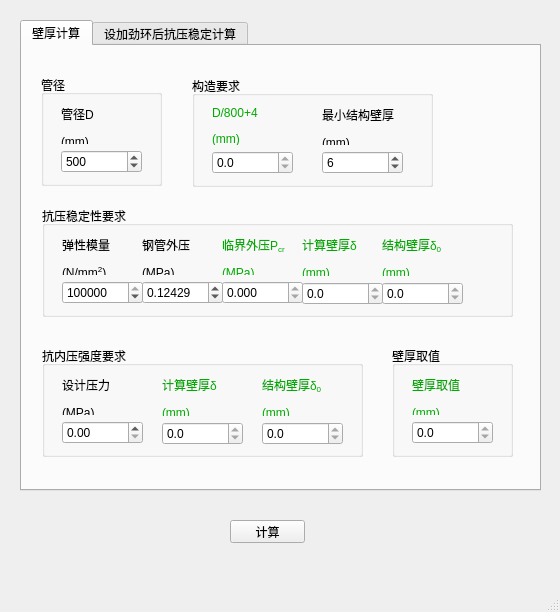
<?xml version="1.0" encoding="UTF-8"?>
<ui version="4.0">
 <class>MainWindow</class>
 <widget class="QMainWindow" name="MainWindow">
  <property name="geometry">
   <rect>
    <x>0</x>
    <y>0</y>
    <width>560</width>
    <height>612</height>
   </rect>
  </property>
  <property name="windowTitle">
   <string>压力管道设计</string>
  </property>
  <widget class="QWidget" name="centralwidget">
   <widget class="QTabWidget" name="tabWidget">
    <property name="geometry">
     <rect>
      <x>20</x>
      <y>20</y>
      <width>521</width>
      <height>471</height>
     </rect>
    </property>
    <property name="currentIndex">
     <number>0</number>
    </property>
    <widget class="QWidget" name="tab_1">
     <attribute name="title">
      <string>壁厚计算</string>
     </attribute>
     <widget class="QGroupBox" name="groupBox">
      <property name="geometry">
       <rect>
        <x>19</x>
        <y>29</y>
        <width>121</width>
        <height>111</height>
       </rect>
      </property>
      <property name="title">
       <string>管径</string>
      </property>
      <widget class="QWidget" name="verticalLayoutWidget">
       <property name="geometry">
        <rect>
         <x>20</x>
         <y>30</y>
         <width>81</width>
         <height>68</height>
        </rect>
       </property>
       <layout class="QVBoxLayout" name="verticalLayout_6">
        <item>
         <widget class="QLabel" name="label">
          <property name="text">
           <string>&lt;html&gt;&lt;head/&gt;&lt;body&gt;&lt;p&gt;管径D&lt;/p&gt;&lt;p&gt;(mm)&lt;/p&gt;&lt;/body&gt;&lt;/html&gt;</string>
          </property>
         </widget>
        </item>
        <item>
         <widget class="QSpinBox" name="spinBox_1">
          <property name="specialValueText">
           <string>0</string>
          </property>
          <property name="maximum">
           <number>99999</number>
          </property>
          <property name="value">
           <number>500</number>
          </property>
         </widget>
        </item>
       </layout>
      </widget>
     </widget>
     <widget class="QGroupBox" name="groupBox_2">
      <property name="geometry">
       <rect>
        <x>20</x>
        <y>160</y>
        <width>471</width>
        <height>111</height>
       </rect>
      </property>
      <property name="title">
       <string>抗压稳定性要求</string>
      </property>
      <widget class="QWidget" name="verticalLayoutWidget_4">
       <property name="geometry">
        <rect>
         <x>20</x>
         <y>30</y>
         <width>81</width>
         <height>68</height>
        </rect>
       </property>
       <layout class="QVBoxLayout" name="verticalLayout_9">
        <item>
         <widget class="QLabel" name="label_4">
          <property name="text">
           <string>&lt;html&gt;&lt;head/&gt;&lt;body&gt;&lt;p&gt;弹性模量&lt;/p&gt;&lt;p&gt;(N/mm&lt;span style=&quot; vertical-align:super;&quot;&gt;2&lt;/span&gt;)&lt;/p&gt;&lt;/body&gt;&lt;/html&gt;</string>
          </property>
         </widget>
        </item>
        <item>
         <widget class="QSpinBox" name="spinBox_4">
          <property name="specialValueText">
           <string>0</string>
          </property>
          <property name="maximum">
           <number>99999999</number>
          </property>
          <property name="value">
           <number>210000</number>
          </property>
         </widget>
        </item>
       </layout>
      </widget>
      <widget class="QWidget" name="verticalLayoutWidget_5">
       <property name="geometry">
        <rect>
         <x>100</x>
         <y>30</y>
         <width>81</width>
         <height>68</height>
        </rect>
       </property>
       <layout class="QVBoxLayout" name="verticalLayout_10">
        <item>
         <widget class="QLabel" name="label_5">
          <property name="text">
           <string>&lt;html&gt;&lt;head/&gt;&lt;body&gt;&lt;p&gt;钢管外压&lt;/p&gt;&lt;p&gt;(MPa)&lt;/p&gt;&lt;/body&gt;&lt;/html&gt;</string>
          </property>
         </widget>
        </item>
        <item>
         <widget class="QDoubleSpinBox" name="doubleSpinBox_5">
          <property name="specialValueText">
           <string/>
          </property>
          <property name="decimals">
           <number>5</number>
          </property>
          <property name="singleStep">
           <double>0.001000000000000</double>
          </property>
          <property name="value">
           <double>0.124290000000000</double>
          </property>
         </widget>
        </item>
       </layout>
      </widget>
      <widget class="QWidget" name="verticalLayoutWidget_6">
       <property name="geometry">
        <rect>
         <x>180</x>
         <y>30</y>
         <width>81</width>
         <height>68</height>
        </rect>
       </property>
       <layout class="QVBoxLayout" name="verticalLayout_11">
        <item>
         <widget class="QLabel" name="label_6">
          <property name="text">
           <string>&lt;html&gt;&lt;head/&gt;&lt;body&gt;&lt;p&gt;&lt;span style=&quot; color:#00aa00;&quot;&gt;临界外压P&lt;/span&gt;&lt;span style=&quot; color:#00aa00; vertical-align:sub;&quot;&gt;cr&lt;/span&gt;&lt;/p&gt;&lt;p&gt;&lt;span style=&quot; color:#00aa00;&quot;&gt;(MPa)&lt;/span&gt;&lt;/p&gt;&lt;/body&gt;&lt;/html&gt;</string>
          </property>
         </widget>
        </item>
        <item>
         <widget class="QDoubleSpinBox" name="doubleSpinBox_6">
          <property name="readOnly">
           <bool>true</bool>
          </property>
          <property name="decimals">
           <number>3</number>
          </property>
          <property name="singleStep">
           <double>0.001000000000000</double>
          </property>
         </widget>
        </item>
       </layout>
      </widget>
      <widget class="QWidget" name="verticalLayoutWidget_7">
       <property name="geometry">
        <rect>
         <x>260</x>
         <y>30</y>
         <width>81</width>
         <height>69</height>
        </rect>
       </property>
       <layout class="QVBoxLayout" name="verticalLayout_12">
        <item>
         <widget class="QLabel" name="label_7">
          <property name="text">
           <string>&lt;html&gt;&lt;head/&gt;&lt;body&gt;&lt;p&gt;&lt;span style=&quot; color:#00aa00;&quot;&gt;计算壁厚δ&lt;/span&gt;&lt;/p&gt;&lt;p&gt;&lt;span style=&quot; color:#00aa00;&quot;&gt;(mm)&lt;/span&gt;&lt;/p&gt;&lt;/body&gt;&lt;/html&gt;</string>
          </property>
         </widget>
        </item>
        <item>
         <widget class="QDoubleSpinBox" name="doubleSpinBox_7">
          <property name="readOnly">
           <bool>true</bool>
          </property>
          <property name="decimals">
           <number>1</number>
          </property>
          <property name="singleStep">
           <double>0.100000000000000</double>
          </property>
         </widget>
        </item>
       </layout>
      </widget>
      <widget class="QWidget" name="verticalLayoutWidget_8">
       <property name="geometry">
        <rect>
         <x>340</x>
         <y>30</y>
         <width>81</width>
         <height>69</height>
        </rect>
       </property>
       <layout class="QVBoxLayout" name="verticalLayout_13">
        <item>
         <widget class="QLabel" name="label_8">
          <property name="text">
           <string>&lt;html&gt;&lt;head/&gt;&lt;body&gt;&lt;p&gt;&lt;span style=&quot; color:#00aa00;&quot;&gt;结构壁厚δ&lt;/span&gt;&lt;span style=&quot; color:#00aa00; vertical-align:sub;&quot;&gt;0&lt;/span&gt;&lt;/p&gt;&lt;p&gt;&lt;span style=&quot; color:#00aa00;&quot;&gt;(mm)&lt;/span&gt;&lt;/p&gt;&lt;/body&gt;&lt;/html&gt;</string>
          </property>
         </widget>
        </item>
        <item>
         <widget class="QDoubleSpinBox" name="doubleSpinBox_8">
          <property name="readOnly">
           <bool>true</bool>
          </property>
          <property name="decimals">
           <number>1</number>
          </property>
          <property name="singleStep">
           <double>0.100000000000000</double>
          </property>
         </widget>
        </item>
       </layout>
      </widget>
     </widget>
     <widget class="QGroupBox" name="groupBox_3">
      <property name="geometry">
       <rect>
        <x>20</x>
        <y>300</y>
        <width>321</width>
        <height>111</height>
       </rect>
      </property>
      <property name="title">
       <string>抗内压强度要求</string>
      </property>
      <widget class="QWidget" name="verticalLayoutWidget_9">
       <property name="geometry">
        <rect>
         <x>20</x>
         <y>30</y>
         <width>81</width>
         <height>68</height>
        </rect>
       </property>
       <layout class="QVBoxLayout" name="verticalLayout_14">
        <item>
         <widget class="QLabel" name="label_9">
          <property name="text">
           <string>&lt;html&gt;&lt;head/&gt;&lt;body&gt;&lt;p&gt;设计压力&lt;/p&gt;&lt;p&gt;(MPa)&lt;/p&gt;&lt;/body&gt;&lt;/html&gt;</string>
          </property>
         </widget>
        </item>
        <item>
         <widget class="QDoubleSpinBox" name="doubleSpinBox_9">
          <property name="readOnly">
           <bool>false</bool>
          </property>
          <property name="singleStep">
           <double>0.010000000000000</double>
          </property>
          <property name="value">
           <double>0.000000000000000</double>
          </property>
         </widget>
        </item>
       </layout>
      </widget>
      <widget class="QWidget" name="verticalLayoutWidget_10">
       <property name="geometry">
        <rect>
         <x>120</x>
         <y>30</y>
         <width>81</width>
         <height>69</height>
        </rect>
       </property>
       <layout class="QVBoxLayout" name="verticalLayout_15">
        <item>
         <widget class="QLabel" name="label_10">
          <property name="text">
           <string>&lt;html&gt;&lt;head/&gt;&lt;body&gt;&lt;p&gt;&lt;span style=&quot; color:#00aa00;&quot;&gt;计算壁厚δ&lt;/span&gt;&lt;/p&gt;&lt;p&gt;&lt;span style=&quot; color:#00aa00;&quot;&gt;(mm)&lt;/span&gt;&lt;/p&gt;&lt;/body&gt;&lt;/html&gt;</string>
          </property>
         </widget>
        </item>
        <item>
         <widget class="QDoubleSpinBox" name="doubleSpinBox_10">
          <property name="readOnly">
           <bool>true</bool>
          </property>
          <property name="decimals">
           <number>1</number>
          </property>
          <property name="singleStep">
           <double>0.100000000000000</double>
          </property>
         </widget>
        </item>
       </layout>
      </widget>
      <widget class="QWidget" name="verticalLayoutWidget_11">
       <property name="geometry">
        <rect>
         <x>220</x>
         <y>30</y>
         <width>81</width>
         <height>69</height>
        </rect>
       </property>
       <layout class="QVBoxLayout" name="verticalLayout_16">
        <item>
         <widget class="QLabel" name="label_11">
          <property name="text">
           <string>&lt;html&gt;&lt;head/&gt;&lt;body&gt;&lt;p&gt;&lt;span style=&quot; color:#00aa00;&quot;&gt;结构壁厚δ&lt;/span&gt;&lt;span style=&quot; color:#00aa00; vertical-align:sub;&quot;&gt;0&lt;/span&gt;&lt;/p&gt;&lt;p&gt;&lt;span style=&quot; color:#00aa00;&quot;&gt;(mm)&lt;/span&gt;&lt;/p&gt;&lt;/body&gt;&lt;/html&gt;</string>
          </property>
         </widget>
        </item>
        <item>
         <widget class="QDoubleSpinBox" name="doubleSpinBox_11">
          <property name="readOnly">
           <bool>true</bool>
          </property>
          <property name="decimals">
           <number>1</number>
          </property>
         </widget>
        </item>
       </layout>
      </widget>
     </widget>
     <widget class="QGroupBox" name="groupBox_4">
      <property name="geometry">
       <rect>
        <x>170</x>
        <y>30</y>
        <width>241</width>
        <height>111</height>
       </rect>
      </property>
      <property name="title">
       <string>构造要求</string>
      </property>
      <widget class="QWidget" name="verticalLayoutWidget_2">
       <property name="geometry">
        <rect>
         <x>20</x>
         <y>30</y>
         <width>81</width>
         <height>68</height>
        </rect>
       </property>
       <layout class="QVBoxLayout" name="verticalLayout_7">
        <item>
         <widget class="QLabel" name="label_2">
          <property name="text">
           <string>&lt;html&gt;&lt;head/&gt;&lt;body&gt;&lt;p&gt;&lt;span style=&quot; color:#00aa00;&quot;&gt;D/800+4&lt;/span&gt;&lt;/p&gt;&lt;p&gt;&lt;span style=&quot; color:#00aa00;&quot;&gt;(mm)&lt;/span&gt;&lt;/p&gt;&lt;/body&gt;&lt;/html&gt;</string>
          </property>
         </widget>
        </item>
        <item>
         <widget class="QDoubleSpinBox" name="doubleSpinBox_2">
          <property name="readOnly">
           <bool>true</bool>
          </property>
          <property name="decimals">
           <number>1</number>
          </property>
          <property name="singleStep">
           <double>0.100000000000000</double>
          </property>
         </widget>
        </item>
       </layout>
      </widget>
      <widget class="QWidget" name="verticalLayoutWidget_3">
       <property name="geometry">
        <rect>
         <x>130</x>
         <y>30</y>
         <width>81</width>
         <height>68</height>
        </rect>
       </property>
       <layout class="QVBoxLayout" name="verticalLayout_8">
        <item>
         <widget class="QLabel" name="label_3">
          <property name="text">
           <string>&lt;html&gt;&lt;head/&gt;&lt;body&gt;&lt;p&gt;最小结构壁厚&lt;/p&gt;&lt;p&gt;(mm)&lt;/p&gt;&lt;/body&gt;&lt;/html&gt;</string>
          </property>
         </widget>
        </item>
        <item>
         <widget class="QSpinBox" name="spinBox_3">
          <property name="specialValueText">
           <string>0</string>
          </property>
          <property name="maximum">
           <number>99999</number>
          </property>
          <property name="value">
           <number>6</number>
          </property>
         </widget>
        </item>
       </layout>
      </widget>
     </widget>
     <widget class="QGroupBox" name="groupBox_6">
      <property name="geometry">
       <rect>
        <x>370</x>
        <y>300</y>
        <width>121</width>
        <height>111</height>
       </rect>
      </property>
      <property name="title">
       <string>壁厚取值</string>
      </property>
      <widget class="QWidget" name="verticalLayoutWidget_12">
       <property name="geometry">
        <rect>
         <x>20</x>
         <y>30</y>
         <width>81</width>
         <height>68</height>
        </rect>
       </property>
       <layout class="QVBoxLayout" name="verticalLayout_17">
        <item>
         <widget class="QLabel" name="label_12">
          <property name="text">
           <string>&lt;html&gt;&lt;head/&gt;&lt;body&gt;&lt;p&gt;&lt;span style=&quot; color:#00aa00;&quot;&gt;壁厚取值&lt;/span&gt;&lt;/p&gt;&lt;p&gt;&lt;span style=&quot; color:#00aa00;&quot;&gt;(mm)&lt;/span&gt;&lt;/p&gt;&lt;/body&gt;&lt;/html&gt;</string>
          </property>
         </widget>
        </item>
        <item>
         <widget class="QDoubleSpinBox" name="doubleSpinBox_12">
          <property name="readOnly">
           <bool>true</bool>
          </property>
          <property name="decimals">
           <number>1</number>
          </property>
          <property name="singleStep">
           <double>0.100000000000000</double>
          </property>
         </widget>
        </item>
       </layout>
      </widget>
     </widget>
    </widget>
    <widget class="QWidget" name="tab_2">
     <attribute name="title">
      <string>设加劲环后抗压稳定计算</string>
     </attribute>
     <widget class="QGroupBox" name="groupBox_5">
      <property name="geometry">
       <rect>
        <x>30</x>
        <y>40</y>
        <width>451</width>
        <height>341</height>
       </rect>
      </property>
      <property name="title">
       <string>加劲环后抗压稳定计算</string>
      </property>
      <widget class="QWidget" name="verticalLayoutWidget_15">
       <property name="geometry">
        <rect>
         <x>240</x>
         <y>30</y>
         <width>81</width>
         <height>69</height>
        </rect>
       </property>
       <layout class="QVBoxLayout" name="verticalLayout_20">
        <item>
         <widget class="QLabel" name="label_15">
          <property name="text">
           <string>&lt;html&gt;&lt;head/&gt;&lt;body&gt;&lt;p&gt;结构壁厚δ&lt;span style=&quot; vertical-align:sub;&quot;&gt;0&lt;/span&gt;&lt;/p&gt;&lt;p&gt;(mm)&lt;/p&gt;&lt;/body&gt;&lt;/html&gt;</string>
          </property>
         </widget>
        </item>
        <item>
         <widget class="QSpinBox" name="spinBox_15">
          <property name="maximum">
           <number>999</number>
          </property>
          <property name="value">
           <number>8</number>
          </property>
         </widget>
        </item>
       </layout>
      </widget>
      <widget class="QWidget" name="verticalLayoutWidget_17">
       <property name="geometry">
        <rect>
         <x>130</x>
         <y>140</y>
         <width>81</width>
         <height>68</height>
        </rect>
       </property>
       <layout class="QVBoxLayout" name="verticalLayout_22">
        <item>
         <widget class="QLabel" name="label_17">
          <property name="text">
           <string>&lt;html&gt;&lt;head/&gt;&lt;body&gt;&lt;p&gt;假定n&lt;/p&gt;&lt;p&gt;试算P&lt;span style=&quot; vertical-align:sub;&quot;&gt;cr&lt;/span&gt;&lt;/p&gt;&lt;/body&gt;&lt;/html&gt;</string>
          </property>
         </widget>
        </item>
        <item>
         <widget class="QSpinBox" name="spinBox_18">
          <property name="maximum">
           <number>99</number>
          </property>
          <property name="value">
           <number>3</number>
          </property>
         </widget>
        </item>
       </layout>
      </widget>
      <widget class="QWidget" name="verticalLayoutWidget_14">
       <property name="geometry">
        <rect>
         <x>130</x>
         <y>30</y>
         <width>81</width>
         <height>68</height>
        </rect>
       </property>
       <layout class="QVBoxLayout" name="verticalLayout_19">
        <item>
         <widget class="QLabel" name="label_14">
          <property name="text">
           <string>&lt;html&gt;&lt;head/&gt;&lt;body&gt;&lt;p&gt;加劲环间距l&lt;/p&gt;&lt;p&gt;(mm)&lt;/p&gt;&lt;/body&gt;&lt;/html&gt;</string>
          </property>
         </widget>
        </item>
        <item>
         <widget class="QSpinBox" name="spinBox_14">
          <property name="maximum">
           <number>999999</number>
          </property>
          <property name="value">
           <number>4000</number>
          </property>
         </widget>
        </item>
       </layout>
      </widget>
      <widget class="QWidget" name="verticalLayoutWidget_23">
       <property name="geometry">
        <rect>
         <x>350</x>
         <y>30</y>
         <width>81</width>
         <height>69</height>
        </rect>
       </property>
       <layout class="QVBoxLayout" name="verticalLayout_28">
        <item>
         <widget class="QLabel" name="label_23">
          <property name="text">
           <string>&lt;html&gt;&lt;head/&gt;&lt;body&gt;&lt;p&gt;&lt;span style=&quot; color:#00aa00;&quot;&gt;计算壁厚δ&lt;/span&gt;&lt;/p&gt;&lt;p&gt;&lt;span style=&quot; color:#00aa00;&quot;&gt;(mm)&lt;/span&gt;&lt;/p&gt;&lt;/body&gt;&lt;/html&gt;</string>
          </property>
         </widget>
        </item>
        <item>
         <widget class="QSpinBox" name="spinBox_16">
          <property name="readOnly">
           <bool>true</bool>
          </property>
         </widget>
        </item>
       </layout>
      </widget>
      <widget class="QWidget" name="verticalLayoutWidget_19">
       <property name="geometry">
        <rect>
         <x>350</x>
         <y>140</y>
         <width>81</width>
         <height>69</height>
        </rect>
       </property>
       <layout class="QVBoxLayout" name="verticalLayout_24">
        <item>
         <widget class="QLabel" name="label_19">
          <property name="text">
           <string>&lt;html&gt;&lt;head/&gt;&lt;body&gt;&lt;p&gt;泊松比&lt;/p&gt;&lt;p&gt;μ&lt;/p&gt;&lt;/body&gt;&lt;/html&gt;</string>
          </property>
         </widget>
        </item>
        <item>
         <widget class="QDoubleSpinBox" name="doubleSpinBox_20">
          <property name="singleStep">
           <double>0.010000000000000</double>
          </property>
          <property name="value">
           <double>0.300000000000000</double>
          </property>
         </widget>
        </item>
       </layout>
      </widget>
      <widget class="QWidget" name="verticalLayoutWidget_21">
       <property name="geometry">
        <rect>
         <x>130</x>
         <y>250</y>
         <width>81</width>
         <height>68</height>
        </rect>
       </property>
       <layout class="QVBoxLayout" name="verticalLayout_26">
        <item>
         <widget class="QLabel" name="label_21">
          <property name="text">
           <string>&lt;html&gt;&lt;head/&gt;&lt;body&gt;&lt;p&gt;钢管外压&lt;/p&gt;&lt;p&gt;(MPa)&lt;/p&gt;&lt;/body&gt;&lt;/html&gt;</string>
          </property>
         </widget>
        </item>
        <item>
         <widget class="QDoubleSpinBox" name="doubleSpinBox_22">
          <property name="decimals">
           <number>3</number>
          </property>
          <property name="singleStep">
           <double>0.001000000000000</double>
          </property>
          <property name="value">
           <double>0.129000000000000</double>
          </property>
         </widget>
        </item>
       </layout>
      </widget>
      <widget class="QWidget" name="verticalLayoutWidget_22">
       <property name="geometry">
        <rect>
         <x>240</x>
         <y>250</y>
         <width>81</width>
         <height>68</height>
        </rect>
       </property>
       <layout class="QVBoxLayout" name="verticalLayout_27">
        <item>
         <widget class="QLabel" name="label_22">
          <property name="text">
           <string>&lt;html&gt;&lt;head/&gt;&lt;body&gt;&lt;p&gt;&lt;span style=&quot; color:#00aa00;&quot;&gt;安全系数&lt;/span&gt;&lt;/p&gt;&lt;p&gt;&lt;span style=&quot; color:#00aa00;&quot;&gt;.&lt;/span&gt;&lt;/p&gt;&lt;/body&gt;&lt;/html&gt;</string>
          </property>
         </widget>
        </item>
        <item>
         <widget class="QDoubleSpinBox" name="doubleSpinBox_23">
          <property name="readOnly">
           <bool>true</bool>
          </property>
          <property name="decimals">
           <number>1</number>
          </property>
          <property name="singleStep">
           <double>0.100000000000000</double>
          </property>
          <property name="value">
           <double>0.000000000000000</double>
          </property>
         </widget>
        </item>
       </layout>
      </widget>
      <widget class="QWidget" name="verticalLayoutWidget_18">
       <property name="geometry">
        <rect>
         <x>240</x>
         <y>140</y>
         <width>81</width>
         <height>68</height>
        </rect>
       </property>
       <layout class="QVBoxLayout" name="verticalLayout_23">
        <item>
         <widget class="QLabel" name="label_18">
          <property name="text">
           <string>&lt;html&gt;&lt;head/&gt;&lt;body&gt;&lt;p&gt;弹性模量&lt;/p&gt;&lt;p&gt;(N/mm&lt;span style=&quot; vertical-align:super;&quot;&gt;2&lt;/span&gt;)&lt;/p&gt;&lt;/body&gt;&lt;/html&gt;</string>
          </property>
         </widget>
        </item>
        <item>
         <widget class="QSpinBox" name="spinBox_19">
          <property name="maximum">
           <number>999999</number>
          </property>
          <property name="value">
           <number>210000</number>
          </property>
         </widget>
        </item>
       </layout>
      </widget>
      <widget class="QWidget" name="verticalLayoutWidget_20">
       <property name="geometry">
        <rect>
         <x>20</x>
         <y>250</y>
         <width>81</width>
         <height>68</height>
        </rect>
       </property>
       <layout class="QVBoxLayout" name="verticalLayout_25">
        <item>
         <widget class="QLabel" name="label_20">
          <property name="text">
           <string>&lt;html&gt;&lt;head/&gt;&lt;body&gt;&lt;p&gt;&lt;span style=&quot; color:#00aa00;&quot;&gt;临界外压P&lt;/span&gt;&lt;span style=&quot; color:#00aa00; vertical-align:sub;&quot;&gt;cr&lt;/span&gt;&lt;/p&gt;&lt;p&gt;&lt;span style=&quot; color:#00aa00;&quot;&gt;（MPa）&lt;/span&gt;&lt;/p&gt;&lt;/body&gt;&lt;/html&gt;</string>
          </property>
         </widget>
        </item>
        <item>
         <widget class="QDoubleSpinBox" name="doubleSpinBox_21">
          <property name="readOnly">
           <bool>true</bool>
          </property>
          <property name="decimals">
           <number>3</number>
          </property>
          <property name="singleStep">
           <double>0.001000000000000</double>
          </property>
         </widget>
        </item>
       </layout>
      </widget>
      <widget class="QWidget" name="verticalLayoutWidget_13">
       <property name="geometry">
        <rect>
         <x>20</x>
         <y>30</y>
         <width>81</width>
         <height>68</height>
        </rect>
       </property>
       <layout class="QVBoxLayout" name="verticalLayout_18">
        <item>
         <widget class="QLabel" name="label_13">
          <property name="text">
           <string>&lt;html&gt;&lt;head/&gt;&lt;body&gt;&lt;p&gt;管径D&lt;/p&gt;&lt;p&gt;(mm)&lt;/p&gt;&lt;/body&gt;&lt;/html&gt;</string>
          </property>
         </widget>
        </item>
        <item>
         <widget class="QSpinBox" name="spinBox_13">
          <property name="maximum">
           <number>99999</number>
          </property>
          <property name="value">
           <number>900</number>
          </property>
         </widget>
        </item>
       </layout>
      </widget>
      <widget class="QWidget" name="verticalLayoutWidget_16">
       <property name="geometry">
        <rect>
         <x>20</x>
         <y>140</y>
         <width>81</width>
         <height>68</height>
        </rect>
       </property>
       <layout class="QVBoxLayout" name="verticalLayout_21">
        <item>
         <widget class="QLabel" name="label_16">
          <property name="text">
           <string>&lt;html&gt;&lt;head/&gt;&lt;body&gt;&lt;p&gt;&lt;span style=&quot; color:#00aa00;&quot;&gt;屈曲波数&lt;/span&gt;&lt;/p&gt;&lt;p&gt;&lt;span style=&quot; color:#00aa00;&quot;&gt;n&lt;/span&gt;&lt;/p&gt;&lt;/body&gt;&lt;/html&gt;</string>
          </property>
         </widget>
        </item>
        <item>
         <widget class="QSpinBox" name="spinBox_17">
          <property name="readOnly">
           <bool>true</bool>
          </property>
         </widget>
        </item>
       </layout>
      </widget>
     </widget>
    </widget>
   </widget>
   <widget class="QPushButton" name="pushButton">
    <property name="geometry">
     <rect>
      <x>230</x>
      <y>520</y>
      <width>75</width>
      <height>23</height>
     </rect>
    </property>
    <property name="text">
     <string>计算</string>
    </property>
   </widget>
  </widget>
  <widget class="QMenuBar" name="menubar">
   <property name="geometry">
    <rect>
     <x>0</x>
     <y>0</y>
     <width>560</width>
     <height>23</height>
    </rect>
   </property>
  </widget>
  <widget class="QStatusBar" name="statusbar"/>
 </widget>
 <resources/>
 <connections/>
</ui>
